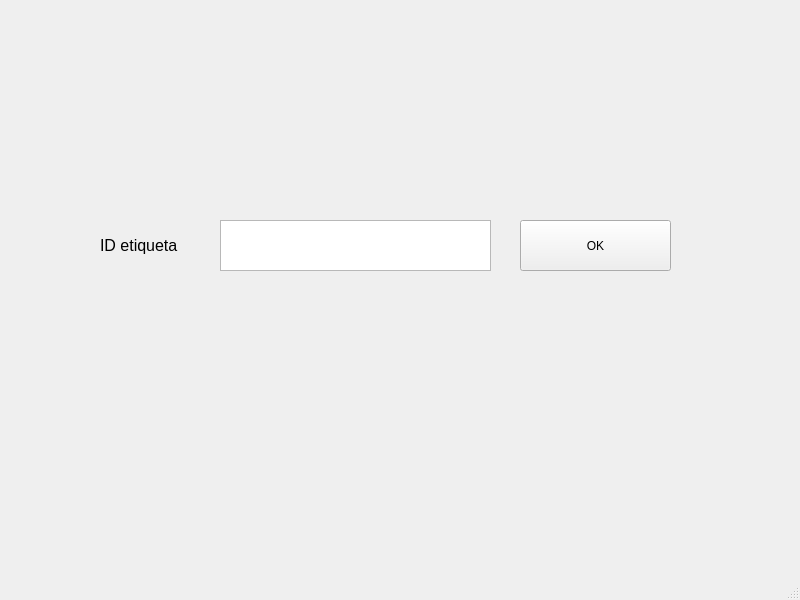
<?xml version="1.0" encoding="UTF-8"?>
<ui version="4.0">
 <class>MainWindow</class>
 <widget class="QMainWindow" name="MainWindow">
  <property name="geometry">
   <rect>
    <x>0</x>
    <y>0</y>
    <width>800</width>
    <height>600</height>
   </rect>
  </property>
  <property name="windowTitle">
   <string>MainWindow</string>
  </property>
  <widget class="QWidget" name="centralwidget">
   <widget class="QPushButton" name="pushButton">
    <property name="geometry">
     <rect>
      <x>520</x>
      <y>220</y>
      <width>151</width>
      <height>51</height>
     </rect>
    </property>
    <property name="text">
     <string>OK</string>
    </property>
   </widget>
   <widget class="QTextEdit" name="textEdit">
    <property name="geometry">
     <rect>
      <x>220</x>
      <y>220</y>
      <width>271</width>
      <height>51</height>
     </rect>
    </property>
   </widget>
   <widget class="QLabel" name="label">
    <property name="geometry">
     <rect>
      <x>100</x>
      <y>230</y>
      <width>111</width>
      <height>31</height>
     </rect>
    </property>
    <property name="font">
     <font>
      <pointsize>12</pointsize>
     </font>
    </property>
    <property name="text">
     <string>ID etiqueta</string>
    </property>
   </widget>
  </widget>
  <widget class="QMenuBar" name="menubar">
   <property name="geometry">
    <rect>
     <x>0</x>
     <y>0</y>
     <width>800</width>
     <height>26</height>
    </rect>
   </property>
  </widget>
  <widget class="QStatusBar" name="statusbar"/>
 </widget>
 <resources/>
 <connections/>
</ui>
